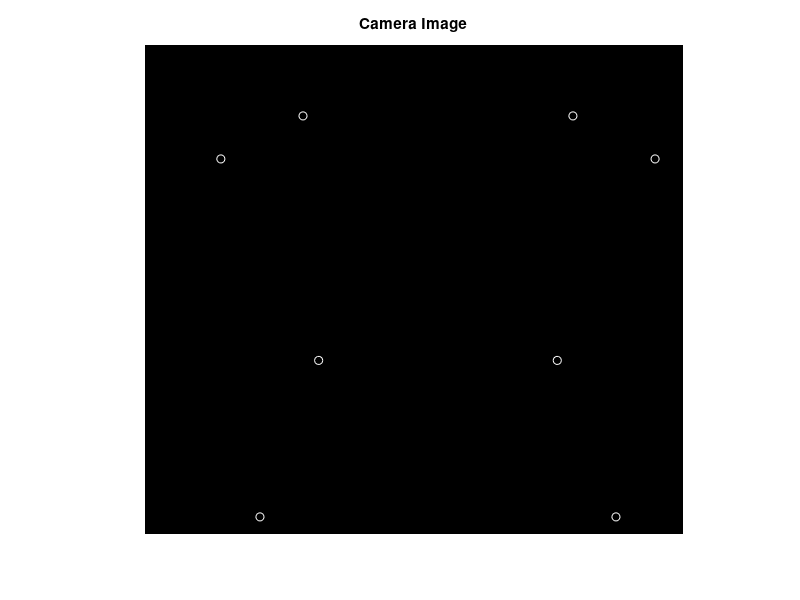

Write MATLAB code to recreate this figure. (Note: this script raises an error after producing the figure.)
%% -------------------------------------------------------------------
%                               Part 1
%-------------------------------------------------------------------
%------- draw image points -------%
figure;
image = zeros(500,550);
imshow(image);
hold on;
c = [422,178,118,482,438,162,78,522];
r = [323,323,483,483,73,73,117,117];
plot(c,r,'wo');
title('Camera Image');

%------- generate P, 16*12 matrix -------%
Cube_points = [2,2,2; -2,2,2; -2,2,-2; 2,2,-2; 2,-2,2;-2,-2,2;-2,-2,-2;2,-2,-2];
P = zeros(16,12);
for i = 1 : 8
    cube_point = Cube_points(i,:);
    u = c(i);
    v = r(i);
    p = getp(cube_point,u,v);
    P(2*i-1:2*i,:) = p;
end
% print P
P

%------- solve Pm=0 -------%
[~,~,V] = svd(P);
M = zeros(3,4);
M(1,:) = V(1:4,12)';
M(2,:) = V(5:8,12)';
M(3,:) = V(9:12,12)';
% print M
M

%------- get Euclidean coordinates of the camera center -------%
[~,~,V] = svd(M);
Camera_center = V(1:3,4)/V(4,4);
Camera_center

%------- get M_prime -------%
M_prime = M(1:3,1:3)/M(3,3);
M_prime
    
%------- get R_X and Theta_x and N -------%
cos_x = M_prime(3,3)/sqrt(M_prime(3,3)*M_prime(3,3)+M_prime(3,2)*M_prime(3,2));
sin_x = -M_prime(3,2)/sqrt(M_prime(3,3)*M_prime(3,3)+M_prime(3,2)*M_prime(3,2));
theta_x = asin(sin_x)/pi*180
R_x = [1,0,0;0,cos_x,-sin_x;0,sin_x,cos_x]
N = M_prime*R_x

%------- get R_z and Theta_z -------%
cos_z = N(2,2)/sqrt(N(2,1)*N(2,1)+N(2,2)*N(2,2));
sin_z = -N(2,1)/sqrt(N(2,1)*N(2,1)+N(2,2)*N(2,2));
theta_z = asin(sin_z)/pi*180
R_z = [cos_z,-sin_z,0;sin_z,cos_z,0;0,0,1]

%------- compute K, focal lengths and image center coordinates -------%

K = N*R_z;
K = K/K(3,3)
alpha = K(1,1);
theta = acot(-K(1,2)/alpha);
beta = K(2,2)*sin(theta);
u_0 = K(1,3);
v_0 = K(2,3);

%% -------------------------------------------------------------------
%                               Part 2
%-------------------------------------------------------------------
%------- corner extraction and homography computation -------%
w = 30*9/1000;
h = 30*7/1000;
x_1 = [0,w,w,0;0,0,h,h;1,1,1,1];
I1 = imread('images2.png');
I2 = imread('images9.png');
I3 = imread('images12.png');
I4 = imread('images20.png');
V_0 = zeros(8,6);
figure;
for i = 1 : 4
    imshow(eval(['I',int2str(i)]));
    [x,y] = ginput(4);
    x_2(1,:) = x';
    x_2(2,:) = y';
    x_2(3,:) = ones(1,4);
    h = homography2d(x_1,x_2);
    s = h*x_1;
    H(:,:,i) = h;
    v11 = [h(1,1)*h(1,1),h(1,1)*h(2,1)+h(2,1)*h(1,1),h(2,1)*h(2,1),h(3,1)*h(1,1)+h(1,1)*h(3,1),h(3,1)*h(2,1)+h(2,1)*h(3,1),h(3,1)*h(3,1)]';
    v12 = [h(1,1)*h(1,2),h(1,1)*h(2,2)+h(2,1)*h(1,2),h(2,1)*h(2,2),h(3,1)*h(1,2)+h(1,1)*h(3,2),h(3,1)*h(2,2)+h(2,1)*h(3,2),h(3,1)*h(3,2)]';
    v22 = [h(1,2)*h(1,2),h(1,2)*h(2,2)+h(2,2)*h(1,2),h(2,2)*h(2,2),h(3,2)*h(1,2)+h(1,2)*h(3,2),h(3,2)*h(2,2)+h(2,2)*h(3,2),h(3,2)*h(3,2)]';
    V_0(2*i-1,:) = v12';
    V_0(2*i,:) = v11'-v22';    
end
H
%------- compute intrinsic and extrinsic parameters -------%
% compute B
[~,~,V] = svd(V_0);
B = zeros(3,3);
B(1,1) = V(1,6)';
B(1,2) = V(2,6)';
B(2,1) = V(2,6)';
B(2,2) = V(3,6)';
B(1,3) = V(4,6)';
B(3,1) = V(4,6)';
B(2,3) = V(5,6)';
B(3,2) = V(5,6)';
B(3,3) = V(6,6)';
B

% compute intrinsic parameters and A
v_0_2d = (B(1,2)*B(1,3)-B(1,1)*B(2,3))/(B(1,1)*B(2,2)-B(1,2)*B(1,2))
lambda_2d = B(3,3)-(B(1,3)*B(1,3)+v_0_2d*(B(1,2)*B(1,3)-B(1,1)*B(2,3)))/B(1,1)
alpha_2d = sqrt(lambda_2d/B(1,1))
beta_2d = sqrt(lambda_2d*B(1,1)/(B(1,1)*B(2,2)-B(1,2)*B(1,2)))
gamma_2d = -B(1,2)*alpha_2d*alpha_2d*beta_2d/lambda_2d
u_0_2d = gamma_2d*v_0_2d/alpha_2d - B(1,3)*alpha_2d*alpha_2d/gamma_2d
A = [alpha_2d,gamma_2d,u_0_2d;0,beta_2d,v_0_2d;0,0,1];
A_inv = eye(3)/A;
R_0 = zeros(3,3,4);
R = zeros(3,3,4);
t = zeros(3,4);

% compute extrinsic parameters and A
for i = 1:4
    % computer R and t
    lambda = 1/((A_inv*H(1:3,1,i))'*(A_inv*H(1:3,1,i)));
    R_0(1:3,1,i) = A_inv*H(1:3,1,i)*lambda;
    R_0(1:3,2,i) = A_inv*H(1:3,2,i)*lambda;
    R_0(1:3,3,i) = cross(R_0(1:3,1,i),R_0(1:3,2,i));
    t(:,i) = A_inv*H(1:3,3,i)*lambda;
    % test R
    test1(:,:,i) = R_0(:,:,i)'*R_0(:,:,i);
    % improve R
    [U,~,V] = svd(R_0(:,:,i));
    R(:,:,i) = U*V';
    % test R
    test2(:,:,i) = R(:,:,i)'*R(:,:,i);
end
% print t,R_0,R,test1=R_0'R_0,test2=R'R
t
R_0
R
test1
test2

%------------------- improving accuracy -------------------%
% ---------- get approximate grid corners
P_80 = 0.03*[0,1,2,3,4,5,6,7,8,9, 0,1,2,3,4,5,6,7,8,9, 0,1,2,3,4,5,6,7,8,9, 0,1,2,3,4,5,6,7,8,9, 0,1,2,3,4,5,6,7,8,9, 0,1,2,3,4,5,6,7,8,9, 0,1,2,3,4,5,6,7,8,9, 0,1,2,3,4,5,6,7,8,9;
    0,0,0,0,0,0,0,0,0,0, 1,1,1,1,1,1,1,1,1,1, 2,2,2,2,2,2,2,2,2,2, 3,3,3,3,3,3,3,3,3,3, 4,4,4,4,4,4,4,4,4,4, 5,5,5,5,5,5,5,5,5,5, 6,6,6,6,6,6,6,6,6,6, 7,7,7,7,7,7,7,7,7,7];
P_80(3,:) = ones(1,80);
p_approx = zeros(3,80,4);
figure; 
for i = 1 : 4
    p_approx(:,:,i) = H(:,:,i)*P_80;
    p_approx(:,:,i) = p_approx(:,:,i)./[p_approx(3,:,i);p_approx(3,:,i);p_approx(3,:,i)];
    subplot(2,2,i); imshow(eval(['I',int2str(i)])); 
    hold on;
    c = uint16(p_approx(1,:,i));
    r = uint16(p_approx(2,:,i));
    plot(c,r,'go');
    title(['Figure1:Projected grid corners ',int2str(i)]);
end

% ---------- detect Harris corners
figure; 
for i = 1 : 4     
    [cim, r, c, rsubp, csubp] = harris(rgb2gray(eval(['I',int2str(i)])), 2, 500, 2, 0);
    subplot(2,2,i); imshow(eval(['I',int2str(i)])); 
    hold on;
    plot(c,r,'rx');
    title(['Figure2:Harris corners ',int2str(i)]);
    
    % -------- compute p_correct  
    N = dist2([csubp,rsubp], p_approx(1:2,:,i)');
    for j = 1 : 80
        Ni = N(:,j);
        n = find(Ni == min(Ni));
        p_correct(1,j,i) = c(n);
        p_correct(2,j,i) = r(n);
    end
end
% print p_correct
figure;
for i = 1 : 4
    subplot(2,2,i); imshow(eval(['I',int2str(i)])); 
    hold on;
    plot(p_correct(1,:,i),p_correct(2,:,i),'rx');
    title(['Figure3:grid points ',int2str(i)]);
end
p_correct(3,:,:) = ones(1,80,4);

% -------- compute new homography H
for i = 1 : 4
    h = homography2d(P_80, p_correct(:,:,i));
    s = h*P_80;
    H_new(:,:,i) = h;
    v11 = [h(1,1)*h(1,1),h(1,1)*h(2,1)+h(2,1)*h(1,1),h(2,1)*h(2,1),h(3,1)*h(1,1)+h(1,1)*h(3,1),h(3,1)*h(2,1)+h(2,1)*h(3,1),h(3,1)*h(3,1)]';
    v12 = [h(1,1)*h(1,2),h(1,1)*h(2,2)+h(2,1)*h(1,2),h(2,1)*h(2,2),h(3,1)*h(1,2)+h(1,1)*h(3,2),h(3,1)*h(2,2)+h(2,1)*h(3,2),h(3,1)*h(3,2)]';
    v22 = [h(1,2)*h(1,2),h(1,2)*h(2,2)+h(2,2)*h(1,2),h(2,2)*h(2,2),h(3,2)*h(1,2)+h(1,2)*h(3,2),h(3,2)*h(2,2)+h(2,2)*h(3,2),h(3,2)*h(3,2)]';
    V_0_new(2*i-1,:) = v12';
    V_0_new(2*i,:) = v11'-v22';    
end
H_new
% ---------- compute new K, R, t
% compute new B
[~,~,V] = svd(V_0_new);
B_new = zeros(3,3);
B_new(1,1) = V(1,6);
B_new(1,2) = V(2,6);
B_new(2,1) = V(2,6);
B_new(2,2) = V(3,6);
B_new(1,3) = V(4,6);
B_new(3,1) = V(4,6);
B_new(2,3) = V(5,6);
B_new(3,2) = V(5,6);
B_new(3,3) = V(6,6);
% compute new A (or K)
v_0_2d_new = (B_new(1,2)*B_new(1,3)-B_new(1,1)*B_new(2,3))/(B_new(1,1)*B_new(2,2)-B_new(1,2)*B_new(1,2));
lambda_2d_new = B_new(3,3)-(B_new(1,3)*B_new(1,3)+v_0_2d_new*(B_new(1,2)*B_new(1,3)-B_new(1,1)*B_new(2,3)))/B_new(1,1);
alpha_2d_new = sqrt(lambda_2d_new/B_new(1,1));
beta_2d_new = sqrt(lambda_2d_new*B_new(1,1)/(B_new(1,1)*B_new(2,2)-B_new(1,2)*B_new(1,2)));
gamma_2d_new = -B_new(1,2)*alpha_2d_new*alpha_2d_new*beta_2d_new/lambda_2d_new;
u_0_2d_new = gamma_2d_new*v_0_2d_new/alpha_2d_new - B_new(1,3)*alpha_2d_new*alpha_2d_new/gamma_2d_new;
A_new = [alpha_2d_new,gamma_2d_new,u_0_2d_new;0,beta_2d_new,v_0_2d_new;0,0,1];
A_inv = eye(3)/A_new;
R_new = zeros(3,3,4);
t_new = zeros(3,4);
% computer R and t
 for i = 1:4  
    R_new(:,:,i) = A_inv * H_new(:,:,i);
    t_new(:,i) = R_new(:,3,i);
    R_new(:,3,i) = cross(R_new(:,1,i),R_new(:,2,i));

 end

% print new R, A and t
t_new
R_new
A_new

% ----------------- compute error -----------------
p_projected = zeros(3,80,4);
for i = 1 : 4
    % get projected corners
    p_projected(:,:,i) = H_new(:,:,i)*P_80;
    p_projected(:,:,i) = p_projected(:,:,i)./[p_projected(3,:,i);p_projected(3,:,i);p_projected(3,:,i)];
    % compute previous error
    err_previous(:,i) = (p_approx(1,:,i) - p_correct(1,:,i))*(p_approx(1,:,i) - p_correct(1,:,i))' + (p_approx(2,:,i) - p_correct(2,:,i))*(p_approx(2,:,i) - p_correct(2,:,i))';
    % compute improved error
    err_reprojection(:,i) = (p_projected(1,:,i) - p_correct(1,:,i))*(p_projected(1,:,i) - p_correct(1,:,i))' + (p_projected(2,:,i) - p_correct(2,:,i))*(p_projected(2,:,i) - p_correct(2,:,i))';
end
